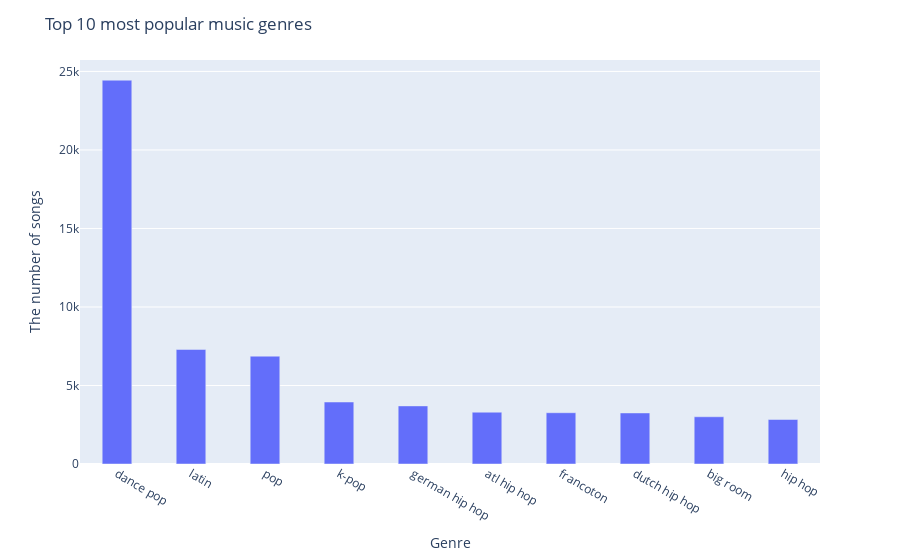

The code cell stored with this chart in its notebook:
### Markdown cell above
### Top 10 most popular music genres

### Code cell
genre_counts = df['Genre'].value_counts().nlargest(10)
fig = px.bar(x=genre_counts.index, y=genre_counts, labels={'x':'Genre', 'y':'The number of songs'})
fig.update_layout(title='Top 10 most popular music genres')
fig.update_traces(width=0.4)
fig.show()

### Figure 1 — Plotly figure (JSON) as saved in the notebook; plotly's stock layout.template omitted (floating-point values rounded to 4 significant figures)
{"data": [{"alignmentgroup": "True", "hovertemplate": "Genre=%{x}<br>The number of songs=%{y}<extra></extra>", "legendgroup": "", "marker": {"color": "#636efa", "pattern": {"shape": ""}}, "name": "", "offsetgroup": "", "orientation": "v", "showlegend": false, "textposition": "auto", "type": "bar", "width": 0.4, "x": ["dance pop", "latin", "pop", "k-pop", "german hip hop", "atl hip hop", "francoton", "dutch hip hop", "big room", "hip hop"], "xaxis": "x", "y": [24442, 7294, 6868, 3948, 3700, 3300, 3266, 3251, 3007, 2834], "yaxis": "y"}], "layout": {"barmode": "relative", "legend": {"tracegroupgap": 0}, "margin": {"t": 60}, "title": {"text": "Top 10 most popular music genres"}, "xaxis": {"anchor": "y", "domain": [0, 1], "title": {"text": "Genre"}}, "yaxis": {"anchor": "x", "domain": [0, 1], "title": {"text": "The number of songs"}}}}
